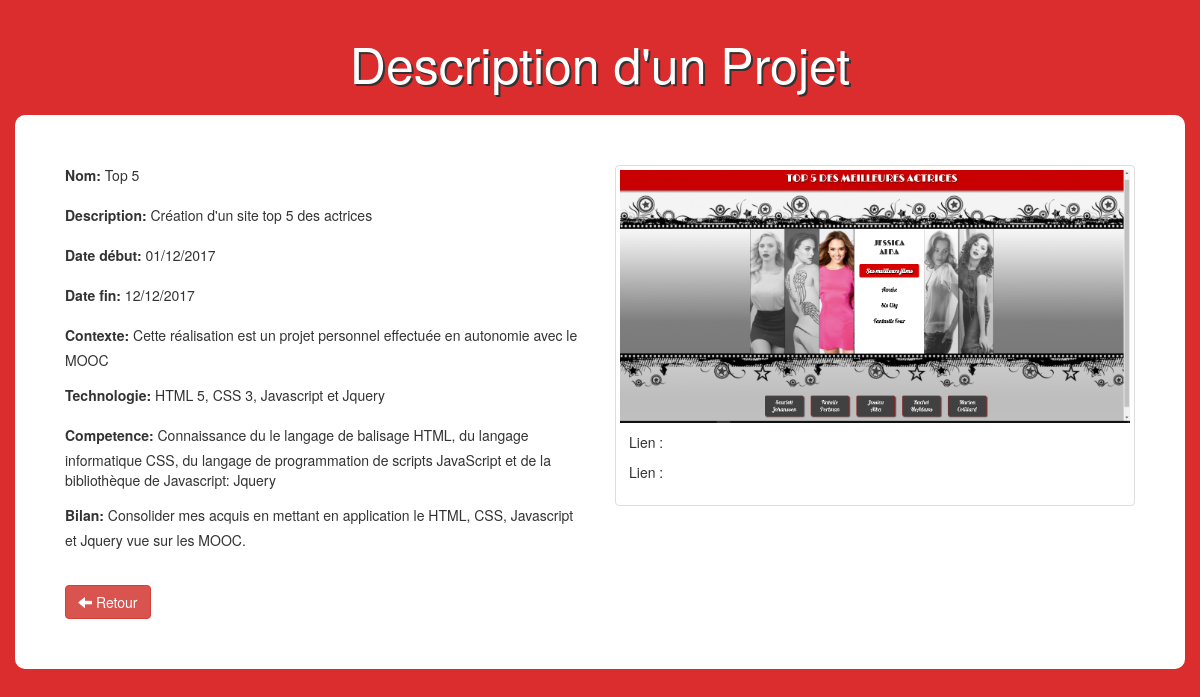
Screenshot of /view.php?id=3 with the database file from the repository.
### tables this page shows
CREATE TABLE IF NOT EXISTS `items` (
  `id` int(11) NOT NULL AUTO_INCREMENT,
  `name` varchar(100) NOT NULL,
  `description` varchar(255) NOT NULL,
  `contexte` text NOT NULL,
  `date_debut` varchar(50) NOT NULL,
  `date_fin` varchar(50) NOT NULL,
  `technologie` varchar(50) NOT NULL,
  `competence` text NOT NULL,
  `bilan` text NOT NULL,
  `cahier_de_recette` varchar(250) NOT NULL,
  `guide_utilisateur` varchar(250) NOT NULL,
  `image` varchar(255) NOT NULL,
  `category` int(11) NOT NULL,
  PRIMARY KEY (`id`),
  KEY `category` (`category`)
);

### view.php (the view, shortened to what this page needs)
<?php
    if(!empty($_GET['id']))
    {
        $id = checkInput($_GET['id']);
    }
    $db = Database::connect();
    $statement = $db->prepare("SELECT items.id, items.name, items.description, items.date_debut, items.date_fin, items.contexte, items.technologie,  items.competence, items.bilan, items.image, categories.name AS category FROM items LEFT JOIN categories ON items.category = categories.id WHERE items.id = ?");
    $statement->execute(array($id));
    $item = $statement->fetch();
    function checkInput($data)
    {
      $data = trim($data);
      $data = stripslashes($data);
      $data = htmlspecialchars($data);
      return $data;
    }
?>
<!DOCTYPE html>
<html>
    <head>
        <link rel="stylesheet" href="https://maxcdn.bootstrapcdn.com/bootstrap/3.3.6/css/bootstrap.min.css">
        <link rel="stylesheet" href="css/styleView.css">
    </head>
    <body>
         <h1 class="text-logo"> Description d'un Projet </h1>
         <div class="container admin">
            <div class="row">
               <div class="col-sm-6">
                    <form>
                      <div class="form-group">
                        <label>Nom:</label><?php echo '  '.$item['name'];?>
                      </div>
                      <div class="form-group">
                        <label>Description:</label><?php echo '  '.$item['description'];?>
                      </div>
                      <div class="form-group">
                        <label>Date début:</label><?php echo '  '.$item['date_debut'];?>
                      </div>
                      <div class="form-group">
                        <label>Date fin:</label><?php echo '  '.$item['date_fin'];?>
                      </div>
                      <div class="form-group">
                        <label>Contexte:</label><?php echo '  '.$item['contexte'];?>
                      </div>
                      <div class="form-group">
                        <label>Technologie:</label><?php echo '  '.$item['technologie'];?>
                      </div>
                      <div class="form-group">
                        <label>Competence:</label><?php echo '  '.$item['competence'];?>
                      </div>
                      <div class="form-group">
                        <label>Bilan:</label><?php echo '  '.$item['bilan'];?>
                      </div>
                    </form>
                    <br>
                    <div class="form-actions">
                      <a class="btn btn-danger" href="index.php"><span class="glyphicon glyphicon-arrow-left"></span> Retour</a>
                    </div>
                </div>
                <div class="col-sm-6 site">
                    <div class="thumbnail">
                        <img src="<?php echo 'images/'.$item['image'];?>" alt="...">
                          <div class="caption">
                            <p>Lien : </p>
                            <p>Lien : </p>
                          </div>
                    </div>
                </div>
            </div>
        </div>
    </body>
</html>

### css/styleView.css (style rules this page uses)
body { background-color: #dB2c2e; }
.admin { background: #fff; padding: 50px; border-radius: 10px; }
.text-logo { color: #fff; text-shadow: 2px 2px #333; font-size: 50px; padding: 15px 0px; text-align: center; }

### rows the page displays
items: name "Top 5", description "Création d'un site top 5 des actrices", date_debut "01/12/2017", date_fin "12/12/2017", contexte "Cette réalisation est un projet personnel effectuée en autonomie avec le MOOC", technologie "HTML 5, CSS 3, Javascript et Jquery", competence "Connaissance du le langage de balisage HTML, du langage informatique CSS, du langage de programmation de scripts JavaScript et de la bibliothèque de Javascript: Jquery", bilan "Consolider mes acquis en mettant en application le HTML, CSS, Javascript et Jquery vue sur les MOOC.", image (picture)
